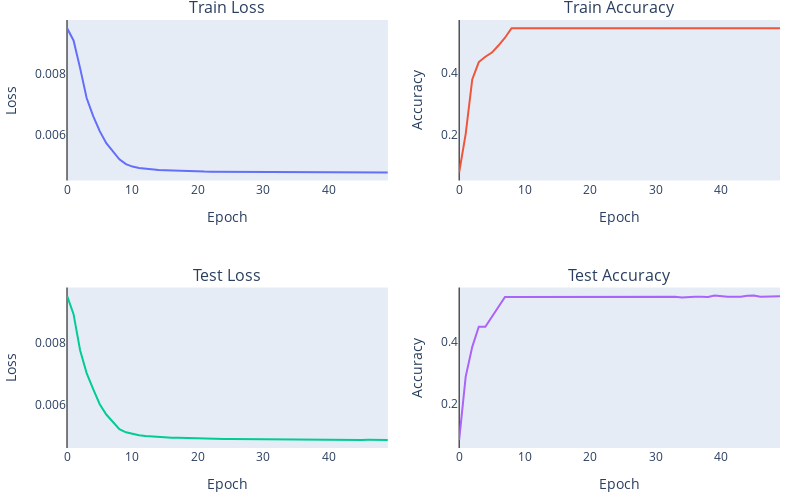

Notebook source saved alongside this figure:
### Code cell
plot_metrics(train_loss,train_acc, test_loss, test_acc)

### Figure 1 — Plotly figure (JSON) as saved in the notebook; plotly's stock layout.template omitted (floating-point values rounded to 4 significant figures)
{"data": [{"type": "scatter", "xaxis": "x", "y": [0.00951, 0.009101, 0.008189, 0.007202, 0.006605, 0.006113, 0.005713, 0.005446, 0.005181, 0.005024, 0.004944, 0.0049, 0.00487, 0.004849, 0.004832, 0.004823, 0.004812, 0.004804, 0.004796, 0.004789, 0.004784, 0.004778, 0.004777, 0.004775, 0.004772, 0.004769, 0.004766, 0.004765, 0.004764, 0.004764, 0.004763, 0.004761, 0.004759, 0.00476, 0.004754, 0.004756, 0.004756, 0.004754, 0.004756, 0.004752, 0.004753, 0.004755, 0.004751, 0.004752, 0.004753, 0.004753, 0.004751, 0.004749, 0.004749, 0.004749], "yaxis": "y"}, {"type": "scatter", "xaxis": "x2", "y": [0.07675, 0.202, 0.3785, 0.4346, 0.4519, 0.4653, 0.4881, 0.5135, 0.5446, 0.5446, 0.5446, 0.5447, 0.5446, 0.5447, 0.5447, 0.5447, 0.5447, 0.5447, 0.5446, 0.5447, 0.5444, 0.5445, 0.5446, 0.5447, 0.5445, 0.5446, 0.5446, 0.5445, 0.5445, 0.5446, 0.5446, 0.5447, 0.5449, 0.5446, 0.5446, 0.5447, 0.5445, 0.5445, 0.5447, 0.5447, 0.5445, 0.5447, 0.5445, 0.5448, 0.5447, 0.5445, 0.5446, 0.5444, 0.545, 0.5443], "yaxis": "y2"}, {"type": "scatter", "xaxis": "x3", "y": [0.009547, 0.008939, 0.007765, 0.007019, 0.006496, 0.006003, 0.005668, 0.005414, 0.00519, 0.005088, 0.00503, 0.004992, 0.004969, 0.00495, 0.004935, 0.004923, 0.004913, 0.004907, 0.004899, 0.004892, 0.004885, 0.004884, 0.004883, 0.004878, 0.004873, 0.004871, 0.004869, 0.004864, 0.004864, 0.004862, 0.00486, 0.004859, 0.004857, 0.004857, 0.004852, 0.004852, 0.00485, 0.004849, 0.004849, 0.004846, 0.004846, 0.004847, 0.004847, 0.004845, 0.004842, 0.004841, 0.004842, 0.00484, 0.004839, 0.004838], "yaxis": "y3"}, {"type": "scatter", "xaxis": "x4", "y": [0.084, 0.289, 0.385, 0.45, 0.45, 0.483, 0.516, 0.546, 0.546, 0.546, 0.546, 0.546, 0.546, 0.546, 0.546, 0.546, 0.546, 0.546, 0.546, 0.546, 0.546, 0.546, 0.547, 0.546, 0.546, 0.546, 0.546, 0.547, 0.547, 0.547, 0.548, 0.546, 0.547, 0.547, 0.545, 0.547, 0.547, 0.547, 0.546, 0.551, 0.548, 0.547, 0.547, 0.547, 0.55, 0.551, 0.547, 0.547, 0.547, 0.549], "yaxis": "y4"}], "layout": {"annotations": [{"font": {"size": 16}, "showarrow": false, "text": "Train Loss", "x": 0.225, "xanchor": "center", "xref": "paper", "y": 1, "yanchor": "bottom", "yref": "paper"}, {"font": {"size": 16}, "showarrow": false, "text": "Train Accuracy", "x": 0.775, "xanchor": "center", "xref": "paper", "y": 1, "yanchor": "bottom", "yref": "paper"}, {"font": {"size": 16}, "showarrow": false, "text": "Test Loss", "x": 0.225, "xanchor": "center", "xref": "paper", "y": 0.375, "yanchor": "bottom", "yref": "paper"}, {"font": {"size": 16}, "showarrow": false, "text": "Test Accuracy", "x": 0.775, "xanchor": "center", "xref": "paper", "y": 0.375, "yanchor": "bottom", "yref": "paper"}], "font": {"size": 12}, "height": 500, "margin": {"b": 10, "l": 10, "pad": 0, "r": 20, "t": 20}, "showlegend": false, "width": 800, "xaxis": {"anchor": "y", "domain": [0, 0.45], "showgrid": false, "title": {"text": "Epoch"}, "zeroline": true, "zerolinecolor": "black", "zerolinewidth": 1}, "xaxis2": {"anchor": "y2", "domain": [0.55, 1], "showgrid": false, "title": {"text": "Epoch"}, "zeroline": true, "zerolinecolor": "black", "zerolinewidth": 1}, "xaxis3": {"anchor": "y3", "domain": [0, 0.45], "showgrid": false, "title": {"text": "Epoch"}, "zeroline": true, "zerolinecolor": "black", "zerolinewidth": 1}, "xaxis4": {"anchor": "y4", "domain": [0.55, 1], "showgrid": false, "title": {"text": "Epoch"}, "zeroline": true, "zerolinecolor": "black", "zerolinewidth": 1}, "yaxis": {"anchor": "x", "domain": [0.625, 1], "showgrid": false, "title": {"text": "Loss"}}, "yaxis2": {"anchor": "x2", "domain": [0.625, 1], "showgrid": false, "title": {"text": "Accuracy"}}, "yaxis3": {"anchor": "x3", "domain": [0, 0.375], "showgrid": false, "title": {"text": "Loss"}}, "yaxis4": {"anchor": "x4", "domain": [0, 0.375], "showgrid": false, "title": {"text": "Accuracy"}}}}
